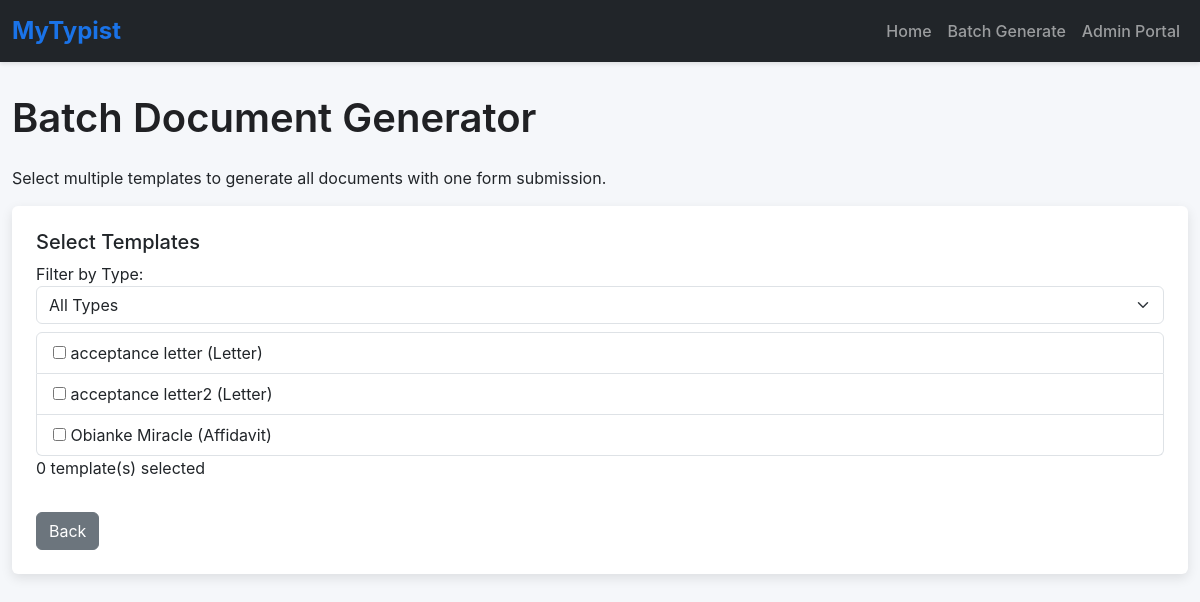
Page /batch on the committed database.
### app.py (models this page shows)
class Template(db.Model):
    __tablename__ = 'template'
    id = db.Column(db.Integer, primary_key=True)
    name = db.Column(db.String(100), nullable=False)
    type = db.Column(db.String(50), nullable=False)
    file_path = db.Column(db.String(200), nullable=False)
    description = db.Column(db.Text)
    font_family = db.Column(db.String(50), default='Times New Roman')
    font_size = db.Column(db.Integer, default=12)
    margin_top = db.Column(db.Float, default=1.0)
    margin_bottom = db.Column(db.Float, default=1.0)
    margin_left = db.Column(db.Float, default=1.0)
    margin_right = db.Column(db.Float, default=1.0)
    default_line_spacing = db.Column(db.Float, default=1.0)
    is_active = db.Column(db.Boolean, default=True)
    created_at = db.Column(db.DateTime, default=lambda: datetime.now(timezone.utc))
    updated_at = db.Column(db.DateTime, default=lambda: datetime.now(timezone.utc),
                          onupdate=lambda: datetime.now(timezone.utc))
    placeholders = db.relationship('Placeholder', back_populates='template',
                                   cascade="all, delete-orphan")
    created_documents = db.relationship('CreatedDocument', back_populates='template',
                                        cascade="all, delete-orphan")

### app.py (the view, shortened to what this page needs)
@app.route('/batch', methods=['GET', 'POST'])
def batch():
    types = [t[0] for t in db.session.query(Template.type).distinct().all()]
    templates = Template.query.filter_by(is_active=True).all()
    return render_template('batch.html', types=types, templates=templates)

### templates/batch.html (shortened to what this page needs)
{% extends 'base.html' %}
{% block content %}
    <h1 class="mb-4">Batch Document Generator</h1>
    <p>Select multiple templates to generate all documents with one form submission.</p>
    <form method="POST" action="/batch" class="card p-4" id="batchForm">
        <div class="mb-3">
            <h5>Select Templates</h5>
            <label>Filter by Type:</label>
            <select id="typeFilter" class="form-select mb-2">
                <option>All Types</option>
            </select>
            <div id="templateList" class="list-group">
                {% for template in templates %}
                    <div class="list-group-item" data-type="{{ template.type }}">
                        <input type="checkbox" name="template_checkbox" value="{{ template.id }}">
                        {{ template.name }} ({{ template.type|capitalize }})
                    </div>
                {% endfor %}
            </div>
            <p id="selectedCount">0 template(s) selected</p>
        </div>
        <div class="d-flex justify-content-between">
            <a href="/" class="btn btn-secondary">Back</a>
        </div>
    </form>
{% endblock %}

### templates/base.html (style rules this page uses)
body { font-family: 'Inter', -apple-system, BlinkMacSystemFont, 'Segoe UI', Roboto, sans-serif; background-color: #f5f7fa; }
.card { border: none; box-shadow: 0 4px 12px rgba(0, 0, 0, 0.1); transition: transform 0.2s; }
h1, h2, h3 { font-weight: 600; color: #202124; }

### rows in the picture
Template: name "acceptance letter", type "Letter"
Template: name "acceptance letter2", type "Letter"
Template: name "Obianke Miracle", type "Affidavit"
